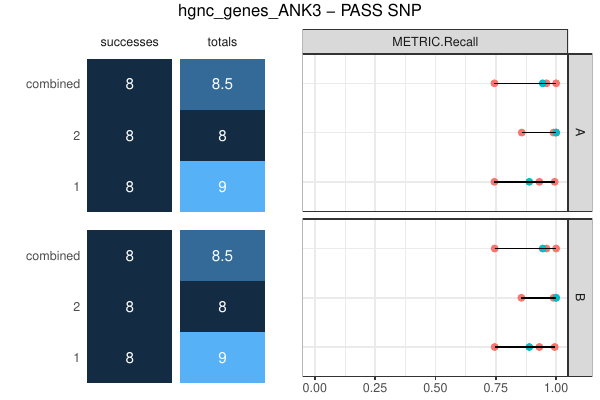

Reproduce this figure in R.
library("happyCompare")
library("ggplot2")
theme_set(theme_bw())
library("dplyr")

# inspect the pre-loaded demo_happy_extended_ci dataset
class(demo_happy_extended_ci)
dim(demo_happy_extended_ci)
head(demo_happy_extended_ci)

# apply happy_extended_ci methods
pdf(file = 'examples/demo_happy_extended_ci.pdf', width = 6, height = 4)
plot_subset(demo_happy_extended_ci, subset = 'hgnc_genes_ANK3', type = 'SNP', metric = 'METRIC.Recall')
dev.off()
